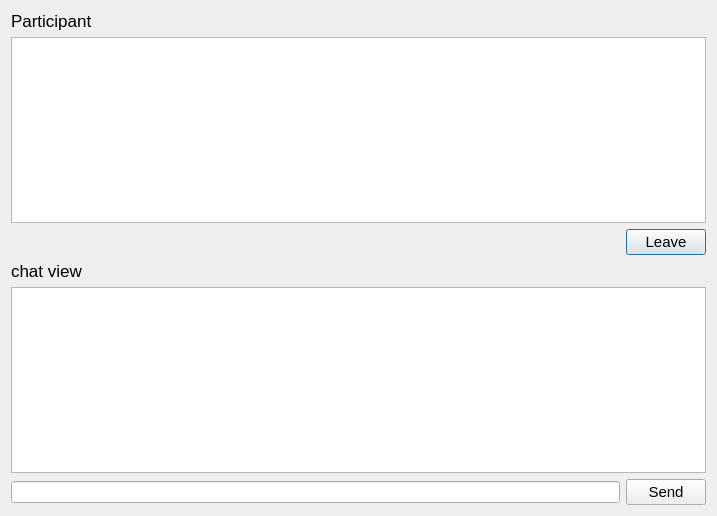
<?xml version="1.0" encoding="UTF-8"?>
<ui version="4.0">
 <class>onlinechat</class>
 <widget class="QDialog" name="onlinechat">
  <property name="geometry">
   <rect>
    <x>0</x>
    <y>0</y>
    <width>717</width>
    <height>516</height>
   </rect>
  </property>
  <property name="windowTitle">
   <string>Dialog</string>
  </property>
  <layout class="QVBoxLayout" name="verticalLayout_4">
   <item>
    <layout class="QVBoxLayout" name="verticalLayout_3">
     <item>
      <layout class="QVBoxLayout" name="verticalLayout_2">
       <item>
        <layout class="QHBoxLayout" name="horizontalLayout_2">
         <item>
          <widget class="QLabel" name="label_2">
           <property name="font">
            <font>
             <pointsize>13</pointsize>
            </font>
           </property>
           <property name="text">
            <string>Participant</string>
           </property>
          </widget>
         </item>
         <item>
          <spacer name="horizontalSpacer_2">
           <property name="orientation">
            <enum>Qt::Orientation::Horizontal</enum>
           </property>
           <property name="sizeHint" stdset="0">
            <size>
             <width>40</width>
             <height>20</height>
            </size>
           </property>
          </spacer>
         </item>
        </layout>
       </item>
       <item>
        <widget class="QListWidget" name="listWidget_Participant"/>
       </item>
      </layout>
     </item>
     <item>
      <layout class="QHBoxLayout" name="horizontalLayout_4">
       <item>
        <spacer name="horizontalSpacer_3">
         <property name="orientation">
          <enum>Qt::Orientation::Horizontal</enum>
         </property>
         <property name="sizeHint" stdset="0">
          <size>
           <width>40</width>
           <height>20</height>
          </size>
         </property>
        </spacer>
       </item>
       <item>
        <widget class="QPushButton" name="pushButton_Leave">
         <property name="font">
          <font>
           <pointsize>11</pointsize>
          </font>
         </property>
         <property name="text">
          <string>Leave</string>
         </property>
        </widget>
       </item>
      </layout>
     </item>
     <item>
      <layout class="QVBoxLayout" name="verticalLayout">
       <item>
        <layout class="QHBoxLayout" name="horizontalLayout">
         <item>
          <widget class="QLabel" name="label">
           <property name="font">
            <font>
             <pointsize>13</pointsize>
            </font>
           </property>
           <property name="text">
            <string>chat view</string>
           </property>
          </widget>
         </item>
         <item>
          <spacer name="horizontalSpacer">
           <property name="orientation">
            <enum>Qt::Orientation::Horizontal</enum>
           </property>
           <property name="sizeHint" stdset="0">
            <size>
             <width>40</width>
             <height>20</height>
            </size>
           </property>
          </spacer>
         </item>
        </layout>
       </item>
       <item>
        <widget class="QTextEdit" name="textEdit_allChats"/>
       </item>
       <item>
        <layout class="QHBoxLayout" name="horizontalLayout_3">
         <item>
          <widget class="QLineEdit" name="lineEdit_message"/>
         </item>
         <item>
          <widget class="QPushButton" name="pushButton_Send">
           <property name="font">
            <font>
             <pointsize>11</pointsize>
            </font>
           </property>
           <property name="text">
            <string>Send</string>
           </property>
          </widget>
         </item>
        </layout>
       </item>
      </layout>
     </item>
    </layout>
   </item>
  </layout>
 </widget>
 <resources/>
 <connections/>
</ui>
